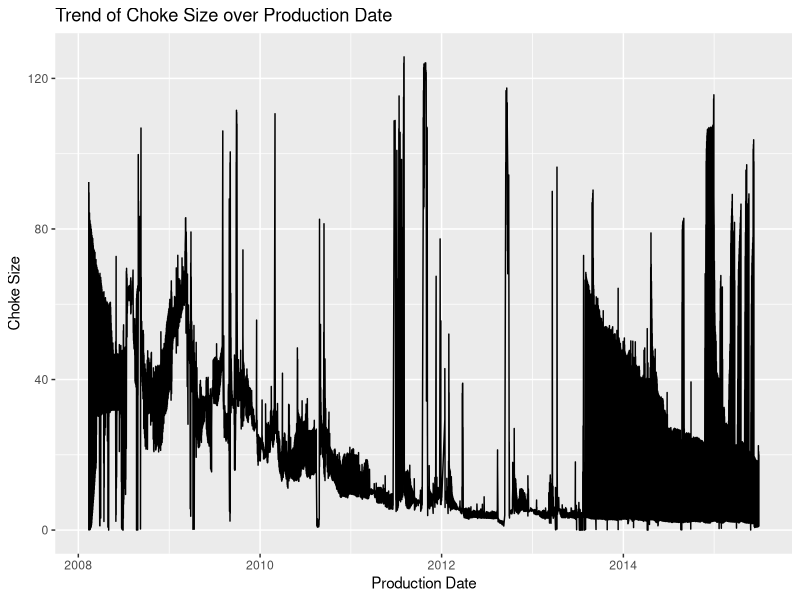
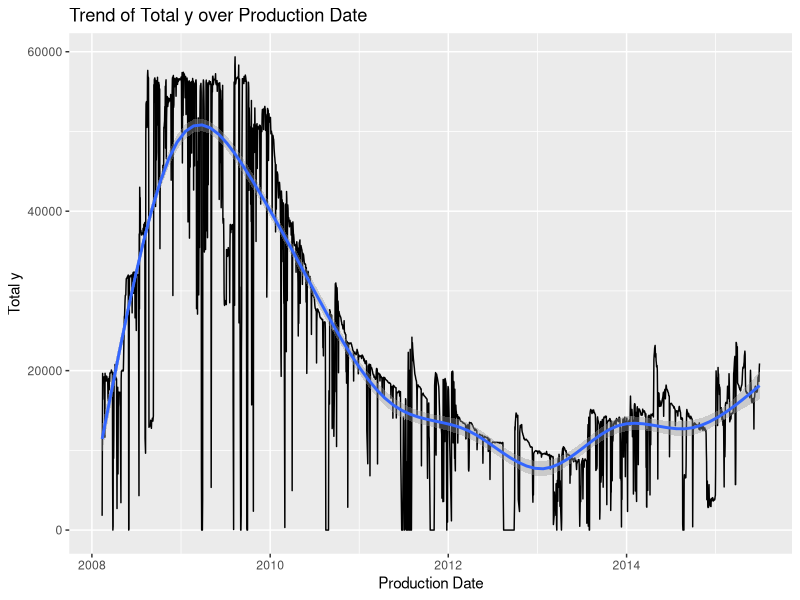
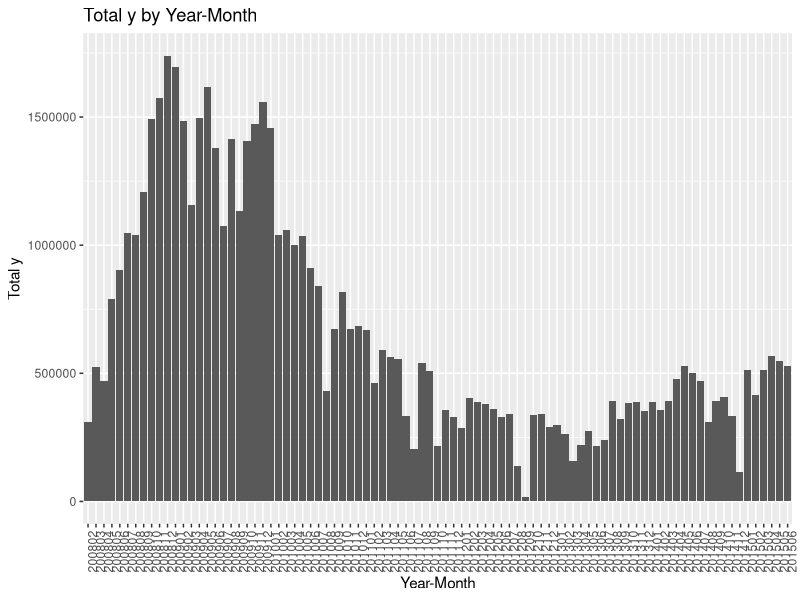
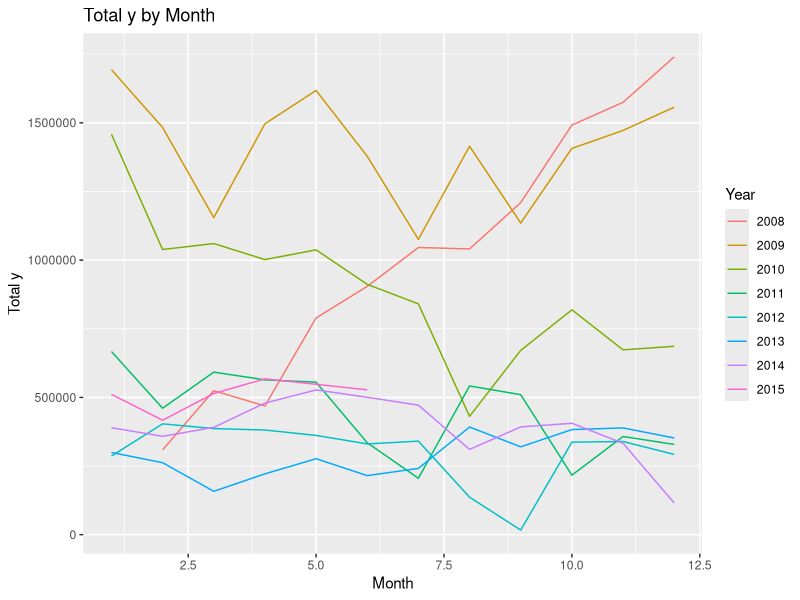
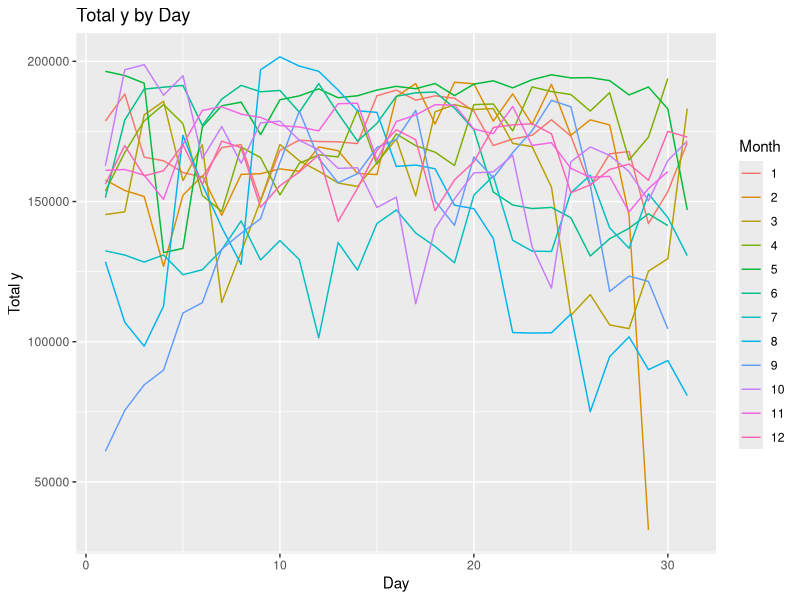
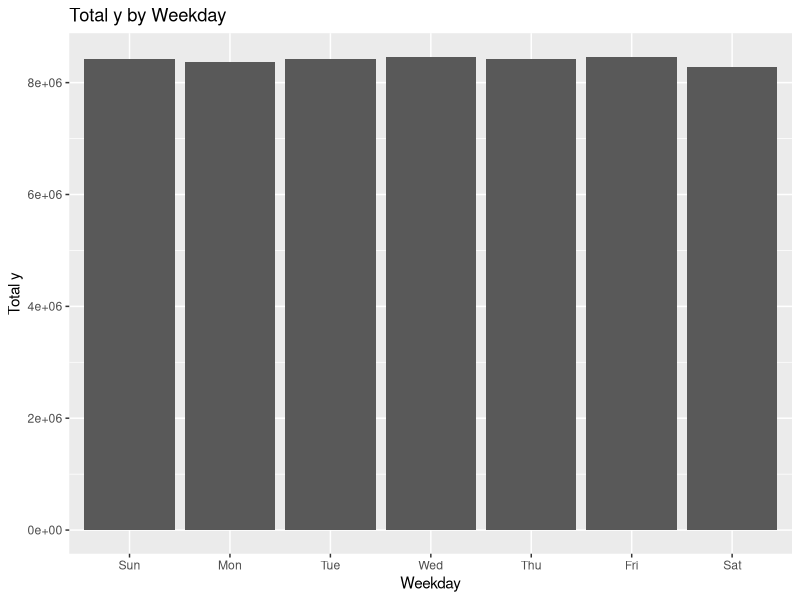
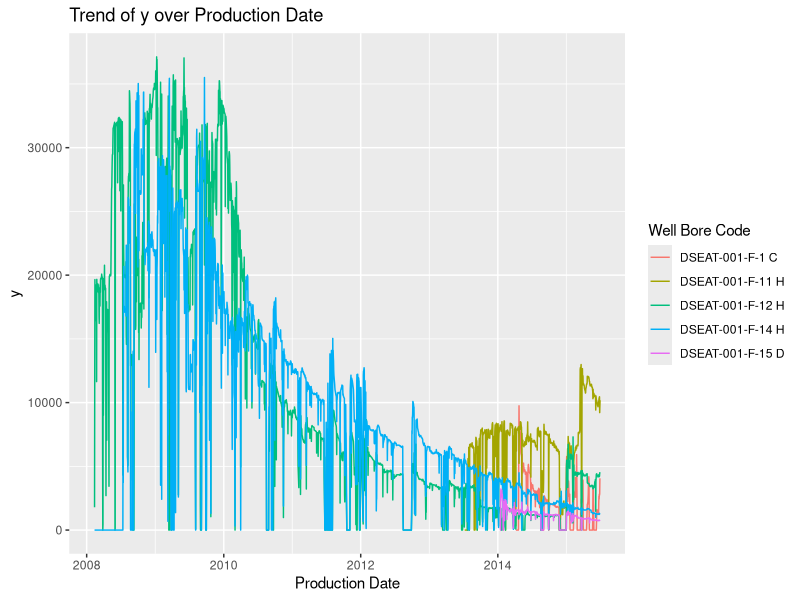
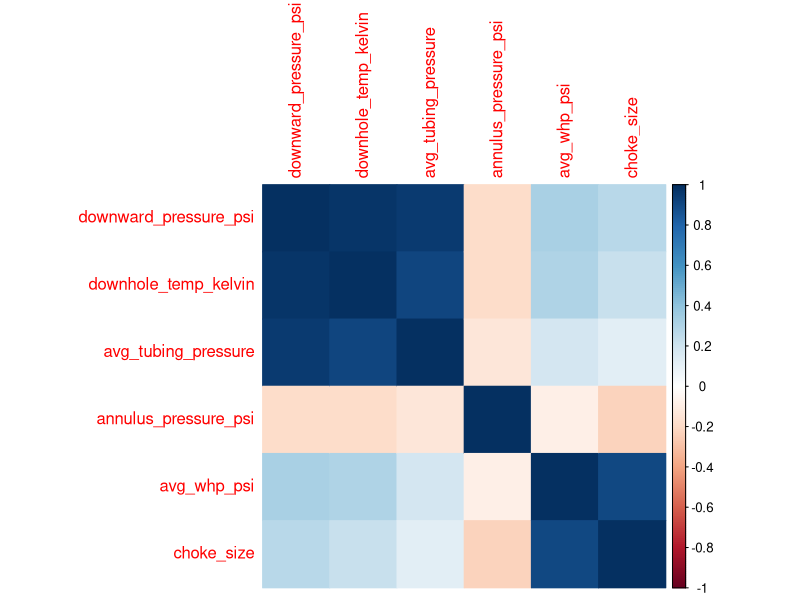

Reproduce these figures in R, in order.
## ---- chunk 1
library(tidyverse)
library(skimr)
library(zoo)
library(car)
library(corrplot)
library(rpart)
library(here)
library(randomForest)
library(corrplot)
## ---- chunk 2
data <- read.csv(here('oil_generation_prediction.csv'))
str(data)
## ---- chunk 3
summary(data)
## ---- chunk 4
X <- data[1:13] %>% select(-Field.Name, -FLOW_KIND)
y <- (data[14])
## ---- chunk 5
col_names <- c(
            "production_date", 
            "well_bore_code", 
            "n_well_bore_code", 
            "well_bore_name", 
            "well_type", 
            "downward_pressure_psi", 
            "downhole_temp_kelvin",
            "avg_tubing_pressure", 
            "annulus_pressure_psi", 
            "avg_whp_psi", 
            "choke_size"
)
colnames(X) <- col_names
colnames(X)
## ---- chunk 6
X <- X %>% select(-well_bore_name, -n_well_bore_code)
## ---- chunk 7
table(X$well_type)
X<- X %>% select(-well_type)
## ---- chunk 8
X$production_date <- as.Date(X$production_date, format = "%d/%m/%Y")
## ---- chunk 9
X %>% group_by(well_bore_code)%>% summarise(min_date = min(production_date))

max(X$production_date)
## ---- chunk 10
X %>% group_by(well_bore_code)%>% summarise(min_date = min(production_date))
## ---- chunk 11
missing_rows <- sum(is.na(X$choke_size))
missing_rows
## ---- chunk 12
ggplot(X, aes(x = production_date, y = choke_size)) +
    geom_line() +
    labs(x = "Production Date", y = "Choke Size") +
    ggtitle("Trend of Choke Size over Production Date")
## ---- chunk 13
X$choke_size_rolling <- zoo::rollmeanr(X$choke_size, k = 7, fill = NA, align = "right", na.rm = TRUE)
X <- X %>%
  mutate(choke_size = ifelse(is.na(choke_size), choke_size_rolling, choke_size))
X <- X %>% select(-choke_size_rolling)
sum(is.na(X$choke_size))
## ---- chunk 14
set.seed(123)  
pre_transformation <- cbind(X,y)
colnames(pre_transformation)[ncol(pre_transformation)] <- "y" # Rename target to y
#because it's a time series, we split the dataset sequentially rather than randomly, since we'll be predicting a time frame outside of the available data
ordered_data <- pre_transformation[order(pre_transformation$production_date), ]
#reset the row numbers
rownames(ordered_data) <- NULL
ordered_data <- data.frame(ordered_data, row.names = NULL)
train_indices <- 1:round(0.8 * nrow(ordered_data))
train_set <- ordered_data[train_indices, ]
test_set <- ordered_data[-train_indices, ]
## ---- chunk 15
model_pre_transformation <- lm(y ~ . , data = train_set)
summary(model_pre_transformation)
## ---- chunk 16
agg_production_date <- ordered_data %>%
    group_by(production_date) %>%
    summarise(total_y = sum(y))

ggplot(agg_production_date, aes(x = production_date, y = total_y)) +
    geom_line() +
    geom_smooth() +
    labs(x = "Production Date", y = "Total y") +
    ggtitle("Trend of Total y over Production Date")
## ---- chunk 17

data_with_lag <- ordered_data %>%
  arrange(production_date) %>%
  group_by(well_bore_code) %>% 
  mutate(lag_y = lag(y, order_by = production_date)) %>%
  ungroup()
## ---- chunk 18
data_with_time_variables <- data_with_lag %>%
    mutate(
        year_month = format(production_date, "%Y%m"),
        year = year(production_date),
        month = month(production_date),
        day = day(production_date),
        weekday = wday(production_date, label = TRUE)
    )

# Aggregate y by year_month, month, day, and weekday
agg_year_month <- data_with_time_variables %>%
    group_by(year_month) %>%
    summarise(total_y = sum(y))
agg_month <- data_with_time_variables %>%
    group_by(month, year) %>%
    summarise(total_y = sum(y))
agg_weekday <- data_with_time_variables %>%
    group_by(weekday) %>%
    summarise(total_y = sum(y))
agg_day <- data_with_time_variables %>%
    group_by(day, month) %>%
    summarise(total_y = sum(y))
## ---- chunk 19
ggplot(agg_year_month, aes(x = year_month, y = total_y)) +
    geom_bar(stat = "identity") +
    labs(x = "Year-Month", y = "Total y") +
    ggtitle("Total y by Year-Month") +
    theme(axis.text.x = element_text(angle = 90, hjust = 1))
## ---- chunk 20
ggplot(agg_month, aes(x = month, y = total_y, color = factor(year))) +
    geom_line() +
    labs(x = "Month", y = "Total y") +
    ggtitle("Total y by Month") +
    scale_color_discrete(name = "Year")
## ---- chunk 21
ggplot(agg_day, aes(x = day, y = total_y, color = factor(month))) +
    geom_line() +
    labs(x = "Day", y = "Total y") +
    ggtitle("Total y by Day") +
    scale_color_discrete(name = "Month")
## ---- chunk 22
ggplot(agg_weekday, aes(x = weekday, y = total_y)) +
    geom_bar(stat = "identity") +
    labs(x = "Weekday", y = "Total y") +
    ggtitle("Total y by Weekday")
## ---- chunk 23
train_set <- data_with_lag[train_indices, ]
model_with_lag <- lm(y ~ . , data = train_set)
summary(model_with_lag)
## ---- chunk 24
ggplot(data_with_lag, aes(x = production_date, y = y, color = well_bore_code)) +
    geom_line() +
    labs(x = "Production Date", y = "y") +
    ggtitle("Trend of y over Production Date") +
    scale_color_discrete(name = "Well Bore Code")
## ---- chunk 25
data_with_numeric_time <- data_with_lag %>% 
    arrange(production_date) %>% 
    group_by(well_bore_code) %>% 
    mutate(days_from_origin = as.numeric(production_date - min(production_date))) %>% 
    ungroup()
data_with_numeric_time <- data_with_numeric_time %>% select(-production_date)

train_set = data_with_numeric_time[train_indices, ]
## ---- chunk 26
# Fit the linear regression model with an interaction effect between days_from_origin and well_bore_code
model_quadratic_time <- lm(y ~ .+ I(days_from_origin^2) , data = train_set)
model_interaction <- lm(y ~ .+ days_from_origin*well_bore_code, data = train_set)
model_interquadratic<- lm(y ~ .+ I(days_from_origin^2) + days_from_origin*well_bore_code, data = train_set)

cat("Adjusted R-squared no change: ", summary(model_with_lag)$adj.r.squared, "\n")
cat("Adjusted R-squared quadratic: ", summary(model_quadratic_time)$adj.r.squared, "\n")
cat("Adjusted R-squared interaction: ", summary(model_interaction)$adj.r.squared, "\n")
cat("Adjusted R-squared both interaction and quadratic: ", summary(model_interquadratic)$adj.r.squared, "\n")
## ---- chunk 27
numeric_variables <- data_with_lag %>% select(downward_pressure_psi, 
                                            downhole_temp_kelvin,
                                            avg_tubing_pressure,
                                            annulus_pressure_psi,
                                            avg_whp_psi,
                                            choke_size)
y <- data_with_lag$y
correlation <- cor(numeric_variables, y)
correlation
## ---- chunk 28
model_annulus <- lm(y ~ . + I(annulus_pressure_psi^2), data = train_set)
cat("Adjusted R-squared: ", summary(model_annulus)$adj.r.squared, "\n")
## ---- chunk 29
# Calculate the correlation between each pair of numeric variables
correlation_matrix <- cor(numeric_variables, use = "pairwise.complete.obs")
correlation_matrix

# Visualize the correlation matrix
corrplot(correlation_matrix, method = "color")
## ---- chunk 30
model <- lm(y ~ ., data = data_with_numeric_time)
vif_results <- vif(model)
vif_results
## ---- chunk 31
model_no_downhole_temp <- lm(y ~ . - downhole_temp_kelvin, data = train_set)
cat("Adjusted R-squared dropping downhole temperature: ", summary(model_no_downhole_temp)$adj.r.squared, "\n")
## ---- chunk 32
model_no_downward_pressure_psi<- lm(y ~ . - downward_pressure_psi, data = train_set)
cat("Adjusted R-squared dropping downward pressure: ", summary(model_no_downward_pressure_psi)$adj.r.squared, "\n")
## ---- chunk 33
#we go one step back to reintroduce the production date data for the purpose of graphing
data_with_numeric_time <- data_with_lag %>% 
    arrange(production_date) %>% 
    group_by(well_bore_code) %>% 
    mutate(days_from_origin = as.numeric(production_date - min(production_date))) %>% 
    ungroup()

train_set = data_with_numeric_time[train_indices, ]
test_set = data_with_numeric_time[-train_indices, ]
linear_regression <- lm(y ~ . + I(days_from_origin^2), data = train_set)
summary(linear_regression)
## ---- chunk 34
# Predict on the test set using the trained model
linear_predictions <- predict(linear_regression, newdata = test_set %>% select(-y))

# Calculate R-squared
r_squared <- 1 - sum((test_set$y - linear_predictions)^2, na.rm = TRUE) / sum((test_set$y - mean(test_set$y))^2, na.rm = TRUE)


# Calculate Mean Squared Error (MSE)
mse <- mean((test_set$y - linear_predictions)^2, na.rm = TRUE)


# Calculate Mean Absolute Error (MAE)
mae <- mean(abs(test_set$y - linear_predictions), na.rm = TRUE)



# Print the results
print(r_squared)
print(mse)
print(mae)


## ---- chunk 35
data_with_numeric_time <- data_with_lag %>% 
    arrange(production_date) %>% 
    group_by(well_bore_code) %>% 
    mutate(days_from_origin = as.numeric(production_date - min(production_date))) %>% 
    ungroup()
train_set <- data_with_numeric_time[train_indices, ]
test_set <- data_with_numeric_time[-train_indices, ]

tree_model <- rpart(y ~ ., data = train_set, method = "anova")

# Predict on the test set using the trained tree model
tree_predictions <- predict(tree_model, newdata = test_set)

# Calculate R-squared
tree_r_squared <- 1 - sum((test_set$y - tree_predictions)^2, na.rm = TRUE) / sum((test_set$y - mean(test_set$y))^2, na.rm = TRUE)

# Calculate Mean Squared Error (MSE)
tree_mse <- mean((test_set$y - tree_predictions)^2, na.rm = TRUE)

# Calculate Mean Absolute Error (MAE)
tree_mae <- mean(abs(test_set$y - tree_predictions), na.rm = TRUE)

# Print the results
print(tree_r_squared)
print(tree_mse)
print(tree_mae)

## ---- chunk 36

# Remove rows with missing values
train_set <- na.omit(train_set)

# Fit a random forest model using the train set
rf_model <- randomForest(y ~ ., data = train_set, ntree=500)

# Predict on the test set using the trained random forest model
rf_predictions <- predict(rf_model, newdata = test_set)

# Calculate R-squared
rf_r_squared <- 1 - sum((test_set$y - rf_predictions)^2, na.rm = TRUE) / sum((test_set$y - mean(test_set$y))^2, na.rm = TRUE)

# Calculate Mean Squared Error (MSE)
rf_mse <- mean((test_set$y - rf_predictions)^2, na.rm = TRUE)

# Calculate Mean Absolute Error (MAE)
rf_mae <- mean(abs(test_set$y - rf_predictions), na.rm = TRUE)

# Print the results
print(rf_r_squared)
print(rf_mse)
print(rf_mae)
## ---- chunk 37

# Create a data frame with production date, actual test values and predictions
plot_data <- data.frame(production_date = test_set$production_date,
                        y = test_set$y,
                        linear_predictions = linear_predictions,
                        tree_predictions = tree_predictions,
                        rf_predictions = rf_predictions,
                        well_bore_code = test_set$well_bore_code)

# Summarize the sum of y, linear_predictions, tree_predictions, and rf_predictions grouped by well_bore_code
summarized_data <- plot_data %>%
  group_by(production_date, well_bore_code) %>%
  summarize(
    sum_y = sum(y, na.rm = TRUE),
    sum_linear_predictions = sum(linear_predictions, na.rm = TRUE),
    sum_tree_predictions = sum(tree_predictions, na.rm = TRUE),
    sum_rf_predictions = sum(rf_predictions, na.rm = TRUE)
  )

# Plot the line chart
ggplot(summarized_data, aes(x = production_date)) +
  geom_line(aes(y = sum_y, color = "Actual")) +
  geom_line(aes(y = sum_linear_predictions, color = "Linear Predictions")) +
  labs(x = "Production Date", y = "Oil Production") +
  ggtitle("Comparison of Actual and Linear Predictions") +
  scale_color_manual(values = c("Actual" = "black", "Linear Predictions" = "red"))
## ---- chunk 38
# Plot the line chart
ggplot(summarized_data, aes(x = production_date)) +
  geom_line(aes(y = sum_y, color = "Actual")) +
  geom_line(aes(y = sum_tree_predictions, color = "Tree Predictions")) +

  labs(x = "Production Date", y = "Oil Production")  +
  ggtitle("Comparison of Actual, Predicted, and Tree Predicted Values") +
  scale_color_manual(values = c("Actual" = "black", "Tree Predictions" = "green"))
## ---- chunk 39

ggplot(summarized_data, aes(x = production_date)) +
  geom_line(aes(y = sum_y, color = "Actual")) +
   geom_line(aes(y = sum_rf_predictions, color = "RF Predictions")) +
 labs(x = "Production Date", y = "Oil Production")  +
  ggtitle("Comparison of Actual, Random Forest Predictions") +
  scale_color_manual(values = c("Actual" = "black", "RF Predictions" = "blue"))
